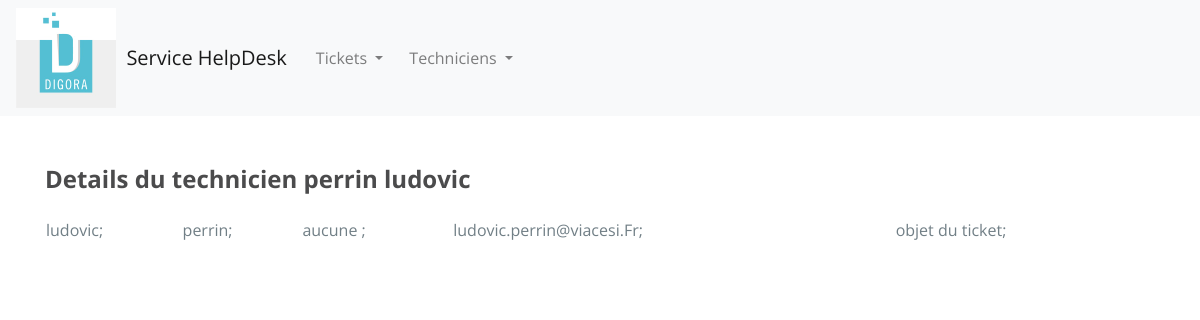
Page /technicians/details/1 on the committed database.
### tables this page shows
CREATE TABLE IF NOT EXISTS `techniciens` (
  `id_technicien` int(11) NOT NULL AUTO_INCREMENT,
  `nom` text,
  `prenom` text,
  `email` text,
  `competences` text,
  PRIMARY KEY (`id_technicien`)
);

CREATE TABLE IF NOT EXISTS `tickets` (
  `id_ticket` int(11) NOT NULL AUTO_INCREMENT,
  `signale_par` text,
  `categorie` text,
  `urgence` text,
  `priorite` text,
  `objet` text,
  `description` text,
  `id_technicien` int(11) DEFAULT NULL,
  PRIMARY KEY (`id_ticket`)
);

### application/controllers/Technicians.php (called while the page is built, shortened)
<?php
class Technicians extends CI_Controller
{
    function __construct()
    {
        $this->load->model('Technicians_model');
    }
    public function details($id)
    {
        $data['technician'] = $this->Technicians_model->detail_technicien($id);
        $data['tickets_technician'] = $this->Technicians_model->detail_ticket_technicien($id);
        $this->load->view('head');
        $this->load->view('technicians/details', $data);
        $this->load->view('script');
    }
}

### index.php (called while the page is built, shortened)
<?php
require_once BASEPATH.'core/CodeIgniter.php';

### application/models/Technicians_model.php (called while the page is built, shortened)
<?php
class Technicians_model extends CI_Model
{
    public function detail_technicien($id)
    {
        $this->db->select('*')
            ->from('techniciens')
            ->where('id_technicien', $id);
        $query = $this->db->get()->result_array();
        return $query;
    }
    public function detail_ticket_technicien($id)
    {
        $this->db->select('*')
            ->from('tickets')
            ->where('id_technicien', $id);
        $query = $this->db->get()->result_array();
        return $query;
    }
}

### application/views/technicians/details.php (the view)
<div class="container">
    <br>
    <h2>Details du technicien <?php echo $technician[0]['prenom'].' '.$technician[0]['nom']?></h2>
    <table id="example" class="display" cellspacing="0" width="100%">
        <tbody>
    <tr>
        <td><?php echo $technician[0]['nom']?>;</td>
        <td><?php echo $technician[0]['prenom']?>;</td>
        <td><?php echo $technician[0]['competences']?>;</td>
        <td><?php echo $technician[0]['email']?>;</td>
        <td><?php foreach($tickets_technician as $ticket){
                echo $ticket['objet'];
            }?>;</td>
    </tr>
</tbody>
</table>

### assets/css/style.css (style rules this page uses)
body { font-size: 15px; line-height: 1.52; color: #717f86; font-size: 16px; font-family: 'Open Sans', sans-serif; font-weight: 400; }
table { border-collapse: collapse; border-spacing: 0; }
h1, h2, h3, h4, h5, h6 { font-family: Open Sans, sans-serif; font-weight: 700; color: #4B4B4C; }
h2 { font-size: 24px; padding-bottom: 15px; }

### rows in the picture
techniciens: prenom "perrin", nom "ludovic", competences "aucune", email "ludovic.perrin@viacesi.Fr"
tickets: objet "objet du ticket"
